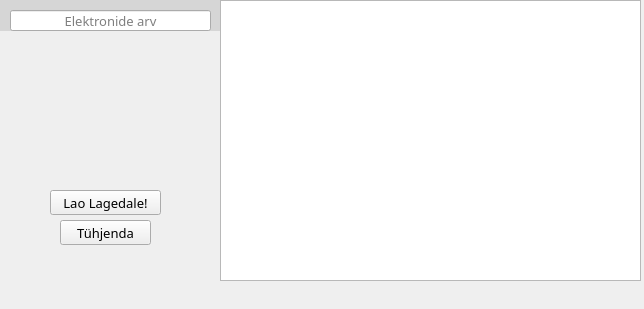
<?xml version="1.0" encoding="UTF-8"?>
<ui version="4.0">
 <class>MainWindow</class>
 <widget class="QMainWindow" name="MainWindow">
  <property name="geometry">
   <rect>
    <x>0</x>
    <y>0</y>
    <width>644</width>
    <height>309</height>
   </rect>
  </property>
  <property name="font">
   <font>
    <family>Segoe UI Light</family>
   </font>
  </property>
  <property name="windowTitle">
   <string>ElektronSkeem</string>
  </property>
  <widget class="QWidget" name="centralwidget">
   <widget class="QTextBrowser" name="OutputTextBox">
    <property name="geometry">
     <rect>
      <x>220</x>
      <y>0</y>
      <width>421</width>
      <height>281</height>
     </rect>
    </property>
    <property name="sizePolicy">
     <sizepolicy hsizetype="Ignored" vsizetype="Ignored">
      <horstretch>0</horstretch>
      <verstretch>0</verstretch>
     </sizepolicy>
    </property>
    <property name="styleSheet">
     <string notr="true">font: 10pt &quot;Segoe UI Semilight&quot;;</string>
    </property>
   </widget>
   <widget class="QLineEdit" name="InputTextBox">
    <property name="geometry">
     <rect>
      <x>10</x>
      <y>10</y>
      <width>201</width>
      <height>21</height>
     </rect>
    </property>
    <property name="font">
     <font>
      <family>Segoe UI Semilight</family>
      <pointsize>10</pointsize>
     </font>
    </property>
    <property name="alignment">
     <set>Qt::AlignCenter</set>
    </property>
    <property name="placeholderText">
     <string>Elektronide arv</string>
    </property>
   </widget>
   <widget class="QPushButton" name="LaoLagedaleButton">
    <property name="geometry">
     <rect>
      <x>50</x>
      <y>190</y>
      <width>111</width>
      <height>25</height>
     </rect>
    </property>
    <property name="font">
     <font>
      <family>Segoe UI Semilight</family>
      <pointsize>10</pointsize>
     </font>
    </property>
    <property name="text">
     <string>Lao Lagedale!</string>
    </property>
   </widget>
   <widget class="QPushButton" name="ThjendaButton">
    <property name="geometry">
     <rect>
      <x>60</x>
      <y>220</y>
      <width>91</width>
      <height>25</height>
     </rect>
    </property>
    <property name="font">
     <font>
      <family>Segoe UI Semilight</family>
      <pointsize>10</pointsize>
     </font>
    </property>
    <property name="text">
     <string>Tühjenda</string>
    </property>
   </widget>
   <widget class="QLabel" name="Vinne">
    <property name="geometry">
     <rect>
      <x>0</x>
      <y>30</y>
      <width>251</width>
      <height>251</height>
     </rect>
    </property>
    <property name="styleSheet">
     <string notr="true">border-image: url(:/Images/download.jpg);</string>
    </property>
   </widget>
   <widget class="QLabel" name="Hall">
    <property name="geometry">
     <rect>
      <x>0</x>
      <y>0</y>
      <width>251</width>
      <height>31</height>
     </rect>
    </property>
    <property name="styleSheet">
     <string notr="true">background-color: rgb(214, 214, 214);</string>
    </property>
   </widget>
   <zorder>Hall</zorder>
   <zorder>Vinne</zorder>
   <zorder>OutputTextBox</zorder>
   <zorder>InputTextBox</zorder>
   <zorder>LaoLagedaleButton</zorder>
   <zorder>ThjendaButton</zorder>
  </widget>
 </widget>
 <resources>
  <include location="resources.qrc"/>
 </resources>
 <connections/>
</ui>
